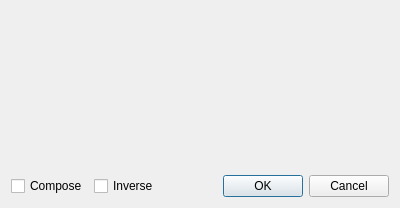
<?xml version="1.0" encoding="UTF-8"?>
<ui version="4.0">
 <class>LoadTransformationDialog</class>
 <widget class="QDialog" name="LoadTransformationDialog">
  <property name="geometry">
   <rect>
    <x>0</x>
    <y>0</y>
    <width>400</width>
    <height>208</height>
   </rect>
  </property>
  <property name="windowTitle">
   <string>Dialog</string>
  </property>
  <property name="styleSheet">
   <string notr="true">QMenu {
font-size:12px;
}</string>
  </property>
  <layout class="QVBoxLayout" name="verticalLayout">
   <item>
    <widget class="FileChooserPanelWithHistory" name="filePanel" native="true"/>
   </item>
   <item>
    <spacer name="verticalSpacer">
     <property name="orientation">
      <enum>Qt::Vertical</enum>
     </property>
     <property name="sizeHint" stdset="0">
      <size>
       <width>20</width>
       <height>40</height>
      </size>
     </property>
    </spacer>
   </item>
   <item>
    <layout class="QHBoxLayout" name="horizontalLayout">
     <item>
      <widget class="QCheckBox" name="chkCompose">
       <property name="toolTip">
        <string>Compose transform with existing transform.</string>
       </property>
       <property name="text">
        <string>Compose</string>
       </property>
      </widget>
     </item>
     <item>
      <widget class="QCheckBox" name="chkInverse">
       <property name="toolTip">
        <string>Load the inverse of the transform</string>
       </property>
       <property name="text">
        <string>Inverse</string>
       </property>
      </widget>
     </item>
     <item>
      <widget class="QDialogButtonBox" name="buttonBox">
       <property name="orientation">
        <enum>Qt::Horizontal</enum>
       </property>
       <property name="standardButtons">
        <set>QDialogButtonBox::Cancel|QDialogButtonBox::Ok</set>
       </property>
      </widget>
     </item>
    </layout>
   </item>
  </layout>
 </widget>
 <customwidgets>
  <customwidget>
   <class>FileChooserPanelWithHistory</class>
   <extends>QWidget</extends>
   <header>FileChooserPanelWithHistory.h</header>
   <container>1</container>
  </customwidget>
 </customwidgets>
 <resources/>
 <connections>
  <connection>
   <sender>buttonBox</sender>
   <signal>accepted()</signal>
   <receiver>LoadTransformationDialog</receiver>
   <slot>accept()</slot>
   <hints>
    <hint type="sourcelabel">
     <x>254</x>
     <y>154</y>
    </hint>
    <hint type="destinationlabel">
     <x>157</x>
     <y>274</y>
    </hint>
   </hints>
  </connection>
  <connection>
   <sender>buttonBox</sender>
   <signal>rejected()</signal>
   <receiver>LoadTransformationDialog</receiver>
   <slot>reject()</slot>
   <hints>
    <hint type="sourcelabel">
     <x>322</x>
     <y>154</y>
    </hint>
    <hint type="destinationlabel">
     <x>286</x>
     <y>274</y>
    </hint>
   </hints>
  </connection>
 </connections>
</ui>
